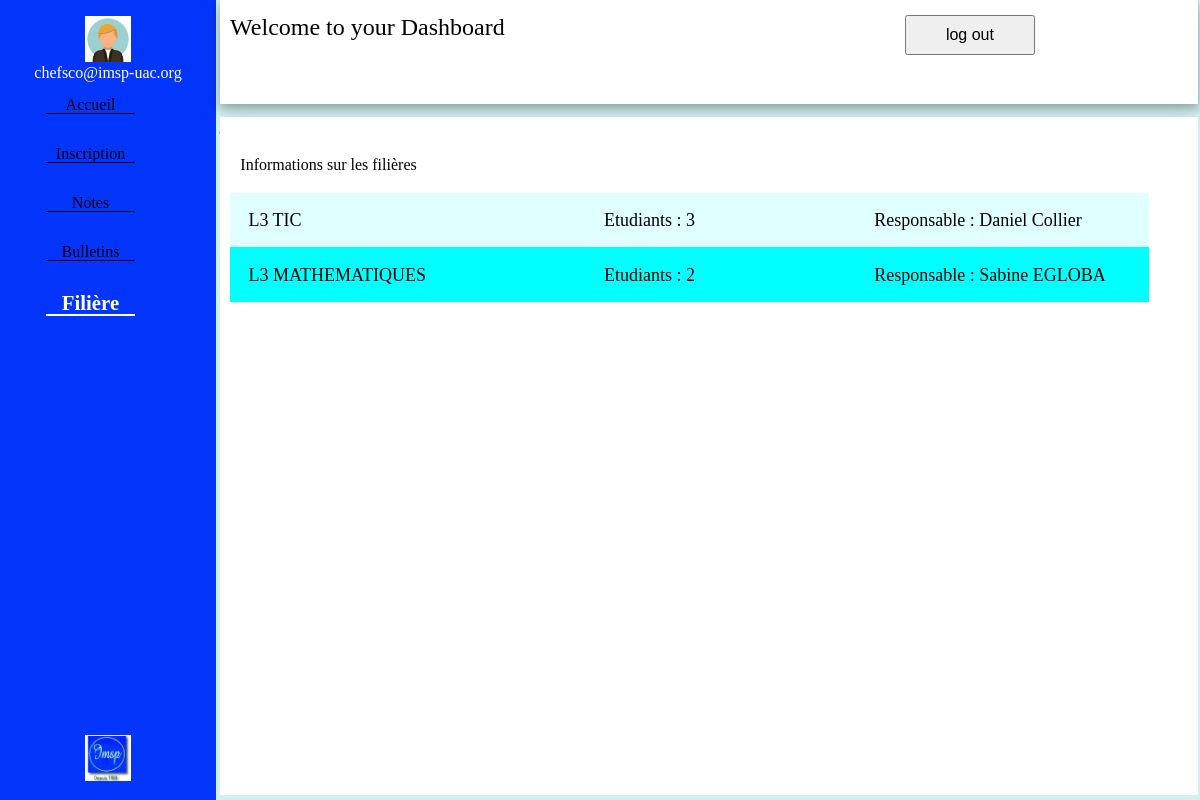
/Vue/sco_filieres.php, run on the app's committed database.
### tables this page shows
CREATE TABLE Filiere
(
	id INT PRIMARY KEY,
   	nom VARCHAR(30) NOT NULL,
	responsable_filiere VARCHAR(90) NOT NULL
);

### Modele/filiere.php (called while the page is built, shortened)
<?php
class Filiere
{
    private $_nom;
    private $_nbr;
    private $_responsable_filiere;
    public function __construct($_nom, $_nbr, $_responsable_filiere)
    {
        $this->_nom = $_nom;
        $this->_nbr = $_nbr;
        $this->_responsable_filiere = $_responsable_filiere;
    }
    public function getNom()
    {
        return $this->_nom;
    }
    public function getNbr()
    {
        return $this->_nbr;
    }
    public function getResp()
    {
        return $this->_responsable_filiere;
    }
}
function func1liste()
{
    $con = mysqli_connect("localhost", "root", "", "PROJET_WEB");
    if (!$con)
    {
        die("Connection failed: " . mysqli_connect_error());
    }
    else{
        $sql = "SELECT id, nom, responsable_filiere FROM Filiere";
        $result = mysqli_query($con, $sql);
        $lim = mysqli_num_rows($result);
        $tab = array();
        for($i = 0; $i < $lim;  $i++)
        {
            $row = mysqli_fetch_assoc($result);
            $name_F = $row['nom'];
            $resp_F = $row['responsable_filiere'];
            $sql = 'SELECT * FROM Etudiant WHERE id_Filiere='.$row['id'];
            $resultt = mysqli_query($con, $sql);
	    $nb = mysqli_num_rows($resultt);
	    $obj = new Filiere($name_F, $nb, $resp_F);
            $tab[$i] = $obj;
        }
        return $tab;
    }
}
?>

### Controlleur/info_pour_sco.php (the view)
<?php
include('../Modele/filiere.php');
$table = func1liste();
echo '
        <table class="table_inf">';
foreach($table as $obj)
{
    echo '
            <tr class="table_line">
                <td class="table_col"><span contenteditable="true">'.$obj->getNom().'</span>'.'</td>
                <td class="table_col">Etudiants : <span contenteditable="true">'.$obj->getNbr().'</span></td>
                <td class="table_col">Responsable : <span contenteditable="true">'.$obj->getResp().'</span></td>
            </tr>';
}
echo '
	</table>';
?>

### Styles/Layouts/panel_layaouts.css (style rules this page uses)
body { background-color: #d1f1f0; display: grid; grid-template-columns: repeat(3, 18vw); grid-template-rows: repeat(4, 13vh); }

### Styles/Bases/base.css (style rules this page uses)
html, body { font-size: 16px; }

### Styles/Modules/sco_filieres.css (style rules this page uses)
.table_inf { border-collapse: collapse; margin-left: 1%; margin-right: 5%; text-align: left; font-size: 18px; }
.table_inf tr:nth-child(even) { background-color: cyan; }
.table_inf tr:nth-child(odd) { background-color: lightcyan; }
.table_col { padding: 2%; width: 1%; }

### data on the page
filiere: nom "L3 TIC", Nbr "3", responsable_filiere "Daniel Collier"
filiere: nom "L3 MATHEMATIQUES", id "2", responsable_filiere "Sabine EGLOBA"
